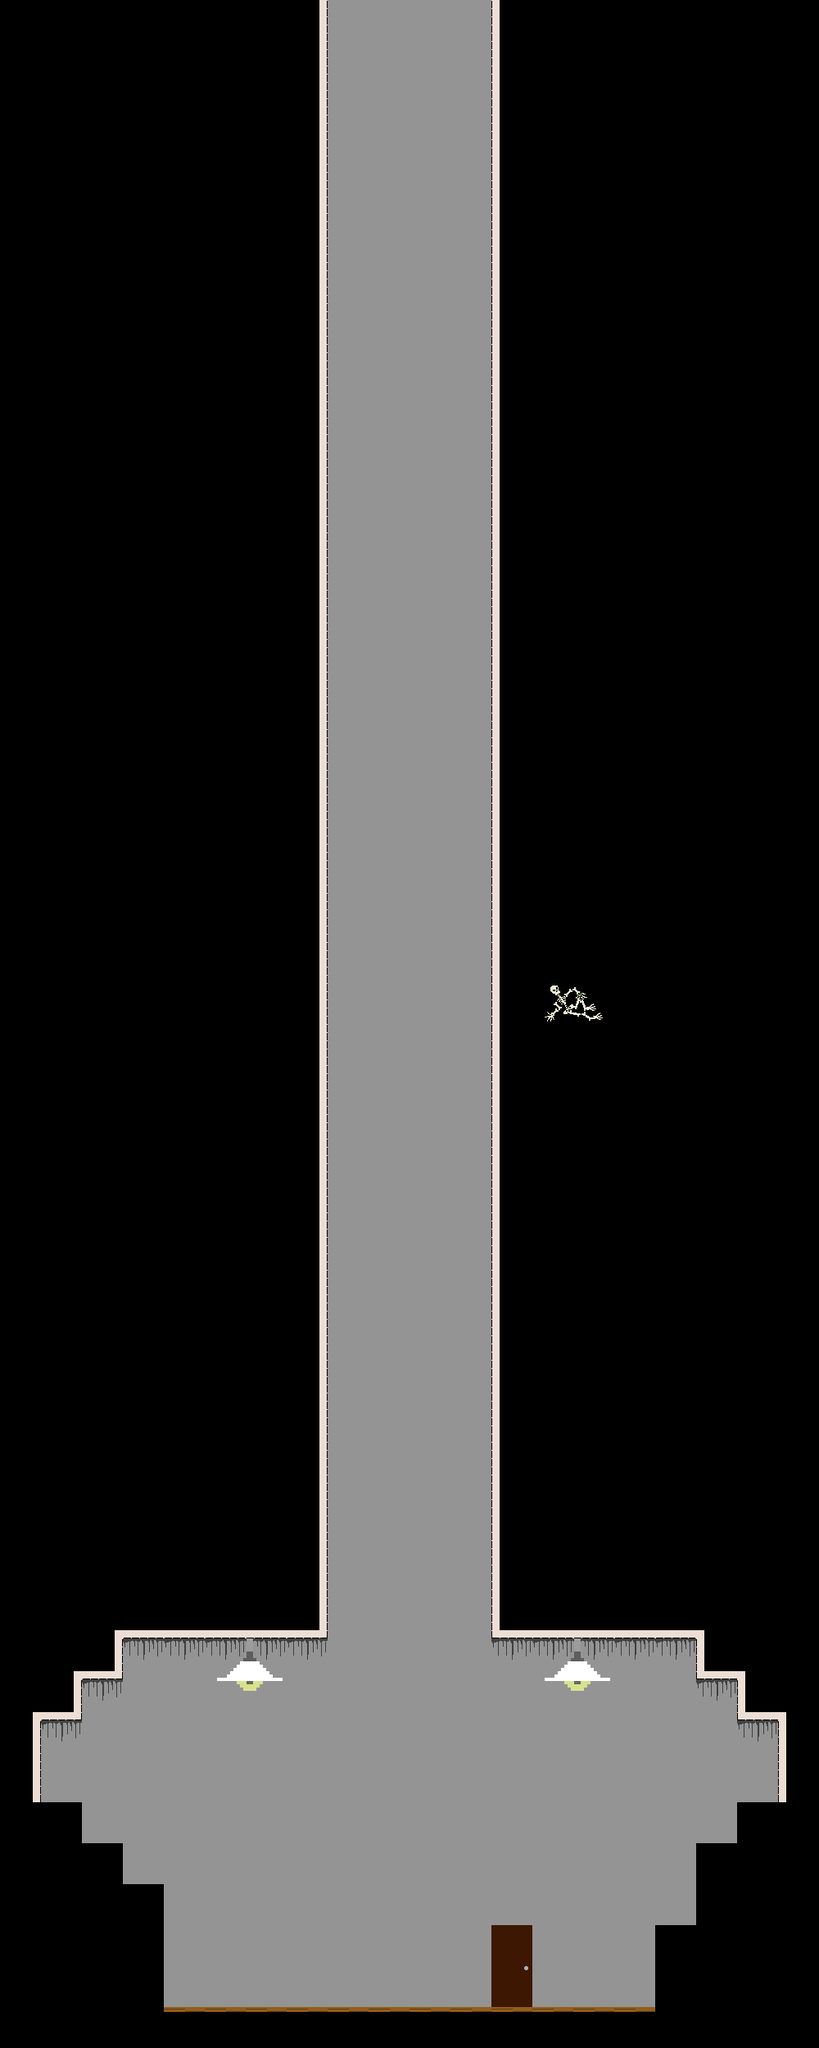

Below is a game level as drawn by its tile map, then a one-line description and the .tmx that defines it (tile-layer data replaced by summaries):
An orthogonal 20x50 tile map with 50x50 px tiles, 3 tile layers (Calque 2, map, Calque 3), 5 tilesets and 11 objects (4x Wall, 2x Screen, Joris, Willy, Sign, ...).

<map version="1.0" orientation="orthogonal" width="20" height="50" tilewidth="50" tileheight="50">
 <tileset firstgid="1" name="hqtileset" tilewidth="50" tileheight="50">
  <image source="images/hqtileset.png" width="1200" height="1200" />
 </tileset>
 <tileset firstgid="577" name="jorisBoss" tilewidth="113" tileheight="150">
  <image source="images/boss/jorisBoss.png" width="226" height="150" />
  <tile id="0">
   <properties>
    <property name="_the" value="Joris" />
    <property name="name" value="Joris" />
   </properties>
  </tile>
 </tileset>
 <tileset firstgid="579" name="willyBoss" tilewidth="113" tileheight="150">
  <image source="images/boss/willyBoss.png" width="113" height="300" />
  <tile id="0">
   <properties>
    <property name="_the" value="Willy" />
    <property name="name" value="Willy" />
   </properties>
  </tile>
 </tileset>
 <tileset firstgid="581" name="hero" tilewidth="44" tileheight="96">
  <image source="images/hero.png" width="220" height="960" />
  <tile id="0">
   <properties>
    <property name="_the" value="hero" />
    <property name="name" value="Hero" />
   </properties>
  </tile>
 </tileset>
 <tileset firstgid="631" name="screen1" tilewidth="100" tileheight="50">
  <image source="images/boss/screen1.png" width="100" height="500" />
  <tile id="0">
   <properties>
    <property name="_the" value="Screen" />
    <property name="name" value="Screen" />
   </properties>
  </tile>
 </tileset>
 <layer name="Calque 2" width="20" height="50">
  <data>[1000 cells, 982 non-empty, 5 distinct tile ids]</data>
 </layer>
 <layer name="map" width="20" height="50">
  <data>[1000 cells, 707 non-empty, 9 distinct tile ids]</data>
 </layer>
 <objectgroup name="objects" width="20" height="50">
  <object name="Joris" gid="577" x="94" y="2350">
   <properties>
    <property name="_the" value="Joris" />
    <property name="name" value="Joris" />
   </properties>
  </object>
  <object name="Willy" gid="579" x="793" y="2350" />
  <object gid="581" x="469" y="114">
   <properties>
    <property name="_the" value="player" />
   </properties>
  </object>
  <object name="Wall" x="186" y="2218" width="23" height="244">
   <properties>
    <property name="_the" value="Wall" />
    <property name="name" value="Wall" />
   </properties>
  </object>
  <object name="Wall" x="790" y="2216" width="23" height="244">
   <properties>
    <property name="_the" value="Wall" />
    <property name="name" value="Wall" />
   </properties>
  </object>
  <object name="Sign" x="593" y="2345" width="63" height="109">
   <properties>
    <property name="_the" value="Sign" />
    <property name="ang" value="Closed... of cours..." />
    <property name="fr" value="Fermé... bien sur..." />
    <property name="name" value="Sign" />
   </properties>
  </object>
  <object name="Wall" x="379" y="-18" width="23" height="2017">
   <properties>
    <property name="_the" value="Wall" />
    <property name="name" value="Wall" />
   </properties>
  </object>
  <object name="Wall" x="597" y="-30" width="27" height="2026">
   <properties>
    <property name="_the" value="Wall" />
    <property name="name" value="Wall" />
   </properties>
  </object>
  <object name="BossSign" x="200" y="2445" width="603" height="56">
   <properties>
    <property name="_the" value="BossSign" />
    <property name="name" value="BossSign" />
   </properties>
  </object>
 </objectgroup>
 <layer name="Calque 3" width="20" height="50">
  <data>[1000 cells, 10 non-empty, 6 distinct tile ids]</data>
 </layer>
 <objectgroup name="screen" width="20" height="50">
  <object name="Screen" gid="631" x="857" y="2200" />
  <object name="Screen" gid="631" x="53" y="2200" />
 </objectgroup>
</map>
